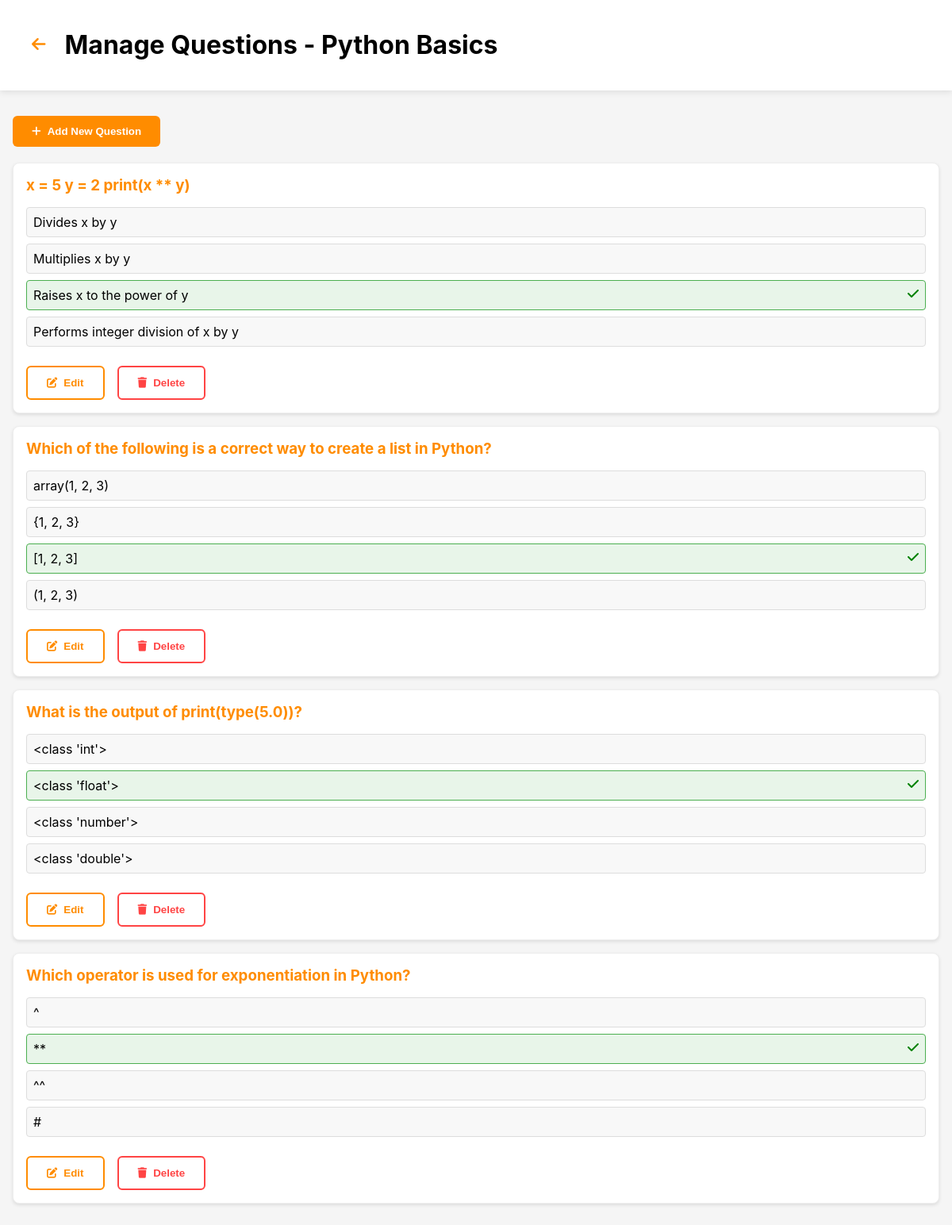
The app's page /view/admin/manage_questions.php?quiz_id=7 (signed in) with its own data.
### tables this page shows
CREATE TABLE `quizzes` (
  `id` int(11) NOT NULL,
  `category_id` int(11) NOT NULL,
  `name` varchar(100) NOT NULL,
  `description` text DEFAULT NULL,
  `created_at` timestamp NOT NULL DEFAULT current_timestamp(),
  `updated_at` timestamp NOT NULL DEFAULT current_timestamp() ON UPDATE current_timestamp(),
  `duration_minutes` int(11) NOT NULL DEFAULT 3 COMMENT 'Duration of the quiz in minutes',
  `is_active` tinyint(1) DEFAULT 1
);

CREATE TABLE `questions` (
  `id` int(11) NOT NULL,
  `quiz_id` int(11) NOT NULL,
  `question_text` text NOT NULL,
  `options` longtext NOT NULL CHECK (json_valid(`options`)),
  `correct_option` int(11) NOT NULL,
  `created_at` timestamp NOT NULL DEFAULT current_timestamp(),
  `updated_at` timestamp NOT NULL DEFAULT current_timestamp() ON UPDATE current_timestamp()
);

### view/admin/manage_questions.php (the view, shortened to what this page needs)
<?php
include '../../db/config.php';
$quiz_id = mysqli_real_escape_string($conn, $_GET['quiz_id']);
$quiz_query = "SELECT * FROM quizzes WHERE id = '$quiz_id'";
$quiz_result = mysqli_query($conn, $quiz_query);
$quiz = mysqli_fetch_assoc($quiz_result);
$questions_query = "SELECT * FROM questions WHERE quiz_id = '$quiz_id' ORDER BY created_at DESC";
$questions_result = mysqli_query($conn, $questions_query);
?>
<!DOCTYPE html>
<html lang="en">
<head>
    <link rel="stylesheet" href="https://cdnjs.cloudflare.com/ajax/libs/font-awesome/6.0.0-beta3/css/all.min.css">
</head>
<body>
<header class="header">
    <button onclick="window.location.href='manage_quizzes.php'" class="menu-btn">
        <i class="fas fa-arrow-left"></i>
    </button>
    <h1>Manage Questions - <?php echo htmlspecialchars($quiz['name']); ?></h1>
</header>
<main class="main-content">
    <button class="btn btn-create" onclick="openModal('addQuestionModal')">
        <i class="fas fa-plus"></i> Add New Question
    </button>
    <br><br>
    <div class="questions-list">
        <?php while($question = mysqli_fetch_assoc($questions_result)): ?>
            <div class="question-card">
                <h3><?php echo htmlspecialchars($question['question_text']); ?></h3>
                <?php
                $options = json_decode($question['options'], true);
                foreach($options as $index => $option):
                    ?>
                    <div class="option <?php echo $index == $question['correct_option']-1 ? 'correct' : ''; ?>">
                        <?php echo htmlspecialchars($option); ?>
                        <?php if($index == $question['correct_option'] - 1): ?>
                            <i class="fas fa-check" style="color: green; float: right;"></i>
                        <?php endif; ?>
                    </div>
                <?php endforeach; ?>
                <div class="question-actions">
                    <button class="btn btn-edit" onclick="editQuestion(<?php
                    echo htmlspecialchars(json_encode([
                        'id' => $question['id'],
                        'question_text' => $question['question_text'],
                        'options' => $options,
                        'correct_option' => $question['correct_option']
                    ]));
                    ?>)">
                        <i class="fas fa-edit"></i> Edit
                    </button>
                    <button class="btn btn-delete" onclick="deleteQuestion(<?php echo $question['id']; ?>)">
                        <i class="fas fa-trash"></i> Delete
                    </button>
                </div>
            </div>
        <?php endwhile; ?>
    </div>
</main>
</body>
</html>

### view/admin/manage_questions.php (style rules this page uses)
body { margin: 0; padding: 0; background-color: #f5f5f5; color: black; font-family: 'Inter', -apple-system, BlinkMacSystemFont, sans-serif; }
.header { background-color: white; padding: 1rem 2rem; display: flex; align-items: center; gap: 1rem; box-shadow: 0 2px 8px rgba(0, 0, 0, 0.1); }
.main-content { max-width: 1200px; margin: 2rem auto; padding: 0 1rem; }
.btn { padding: 0.75rem 1.5rem; border: none; border-radius: 6px; cursor: pointer; font-weight: 600; transition: all 0.2s ease; display: inline-flex; align-items: center; gap: 0.5rem; }
.btn-create { background-color: #FF8C00; color: white; }
.btn-edit { background-color: transparent; border: 2px solid #FF8C00; color: #FF8C00; }
.btn-delete { background-color: transparent; border: 2px solid #ff4444; color: #ff4444; }
.menu-btn { background: none; border: none; color: #FF8C00; font-size: 1.25rem; cursor: pointer; padding: 0.5rem; border-radius: 4px; }
.question-card { background-color: white; border-radius: 8px; padding: 1.5rem; margin-bottom: 1.5rem; box-shadow: 0 2px 8px rgba(0, 0, 0, 0.1); border: 1px solid #eee; }
.question-card h3 { color: #FF8C00; margin-top: 0; margin-bottom: 1rem; }
.option { padding: 0.75rem 1rem; margin: 0.75rem 0; border: 1px solid #eee; border-radius: 6px; background-color: #f8f8f8; transition: all 0.2s ease; }
.option.correct { background-color: rgba(255, 140, 0, 0.1); border-color: #FF8C00; }
.question-actions { display: flex; gap: 1rem; margin-top: 1.5rem; }
.question-card { background: white; border-radius: 8px; padding: 1rem; margin-bottom: 1rem; box-shadow: 0 2px 4px rgba(0,0,0,0.1); }
.option { padding: 0.5rem; margin: 0.5rem 0; border: 1px solid #ddd; border-radius: 4px; }
.option.correct { background-color: #e8f5e9; border-color: #4caf50; }

### records on screen
quizzes: name "Python Basics"
questions: question_text "x = 5 y = 2 print(x ** y)", options "Divides x by y", options "Multiplies x by y", options "Raises x to the power of y", options "Performs integer division of x by y"
questions: question_text "Which of the following is a correct way to create a list in Python?", options "array(1, 2, 3)", options "{1, 2, 3}", options "[1, 2, 3]", options "(1, 2, 3)"
questions: question_text "What is the output of print(type(5.0))?", options "<class 'int'>", options "<class 'float'>", options "<class 'number'>", options "<class 'double'>"
questions: question_text "Which operator is used for exponentiation in Python?", options "^", options "**", options "^^", options "#"
